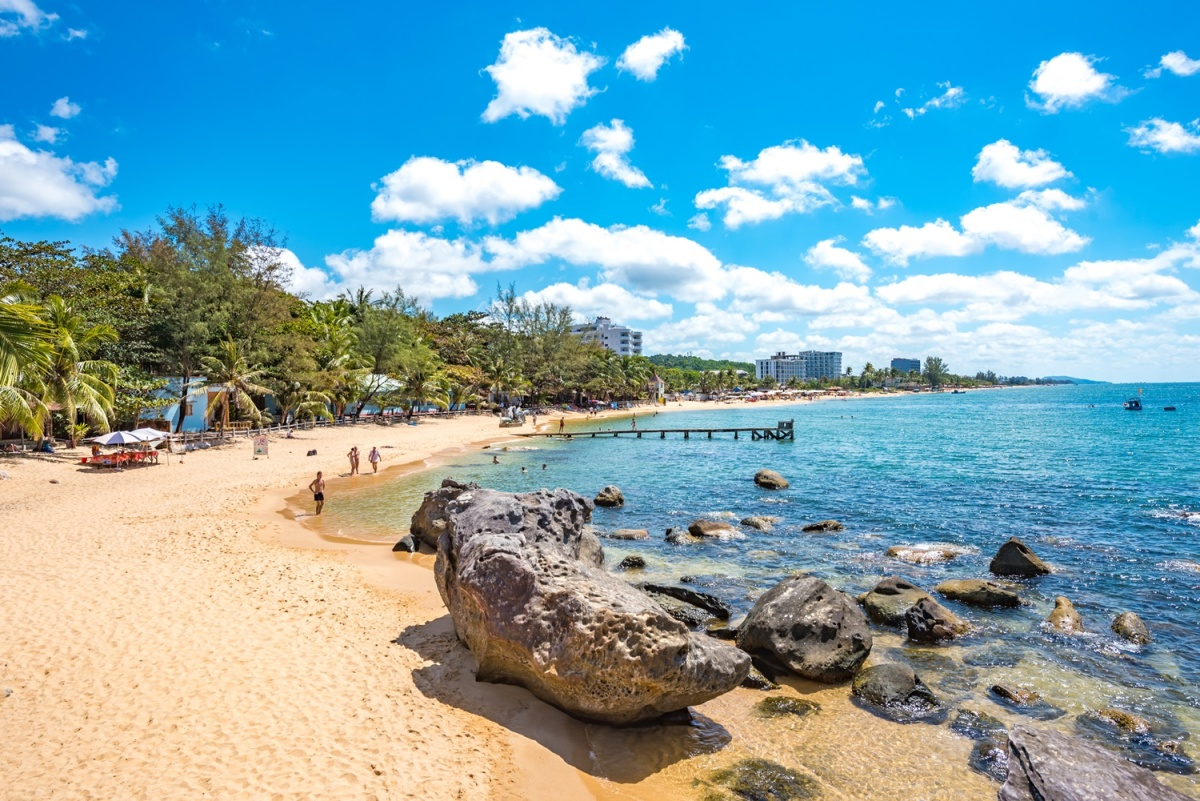
#> input picture transition/beach.jpg, 1200 x 801 px
$ python push.py
#> lines starting #> are read from the running program, lines starting #| are printed output that depends on the picture
import cv2

old_img=cv2.imread('beach.jpg')
#> old_img is the input picture: shape (801, 1200, 3); mean B, G, R 177.7, 166.9, 125.7
new_img=cv2.imread('beach.jpg')

cur_img=old_img.copy()

for delta in range(0, old_img.shape[0],10):
    cur_img[0:old_img.shape[0]-delta,:,:]=old_img[delta:,:,:]
    cur_img[old_img.shape[0]-delta:,:,:]=new_img[0:delta,:,:]
    cv2.imshow('input', cur_img)
    cv2.waitKey(1)
#> this loop made 81 passes
#> pass 2, `cv2.imshow('input', cur_img)`:
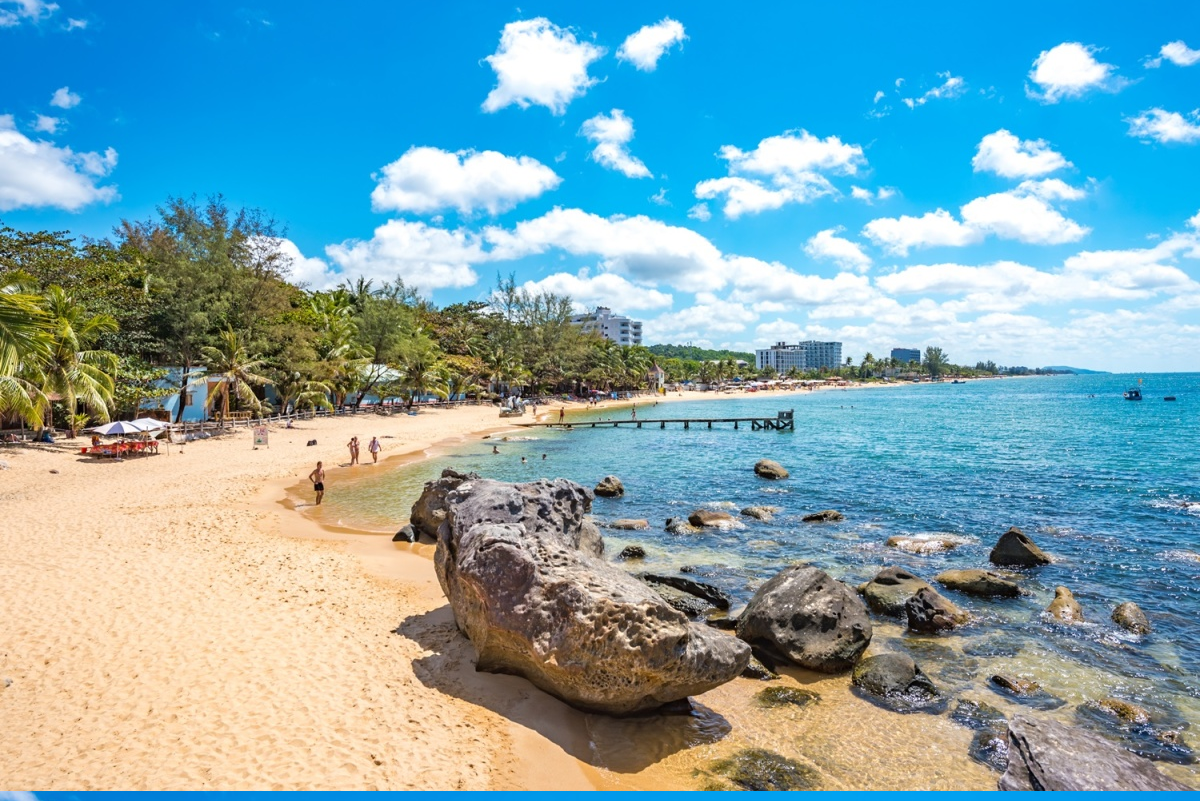
#> window 'input': shape (801, 1200, 3); mean B, G, R 177.7, 166.9, 125.7
#> after the loop:
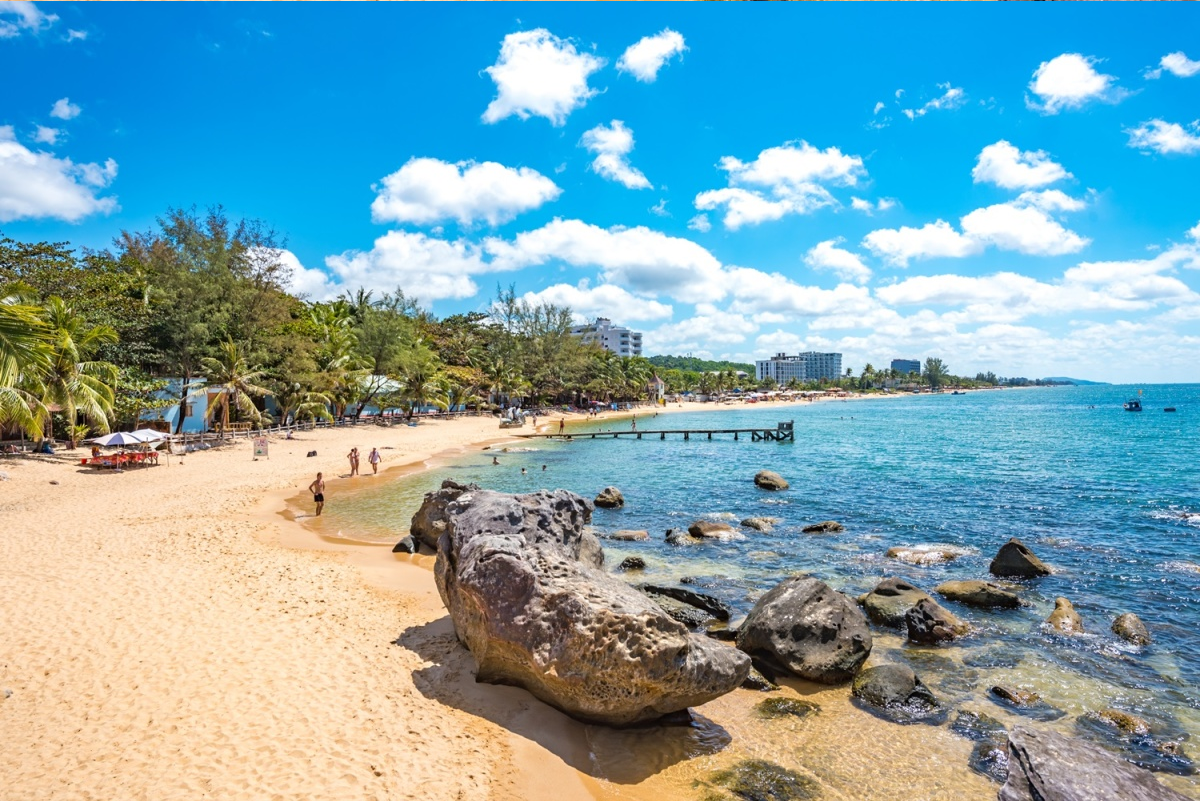
#> cur_img: shape (801, 1200, 3); mean B, G, R 177.7, 166.9, 125.7
